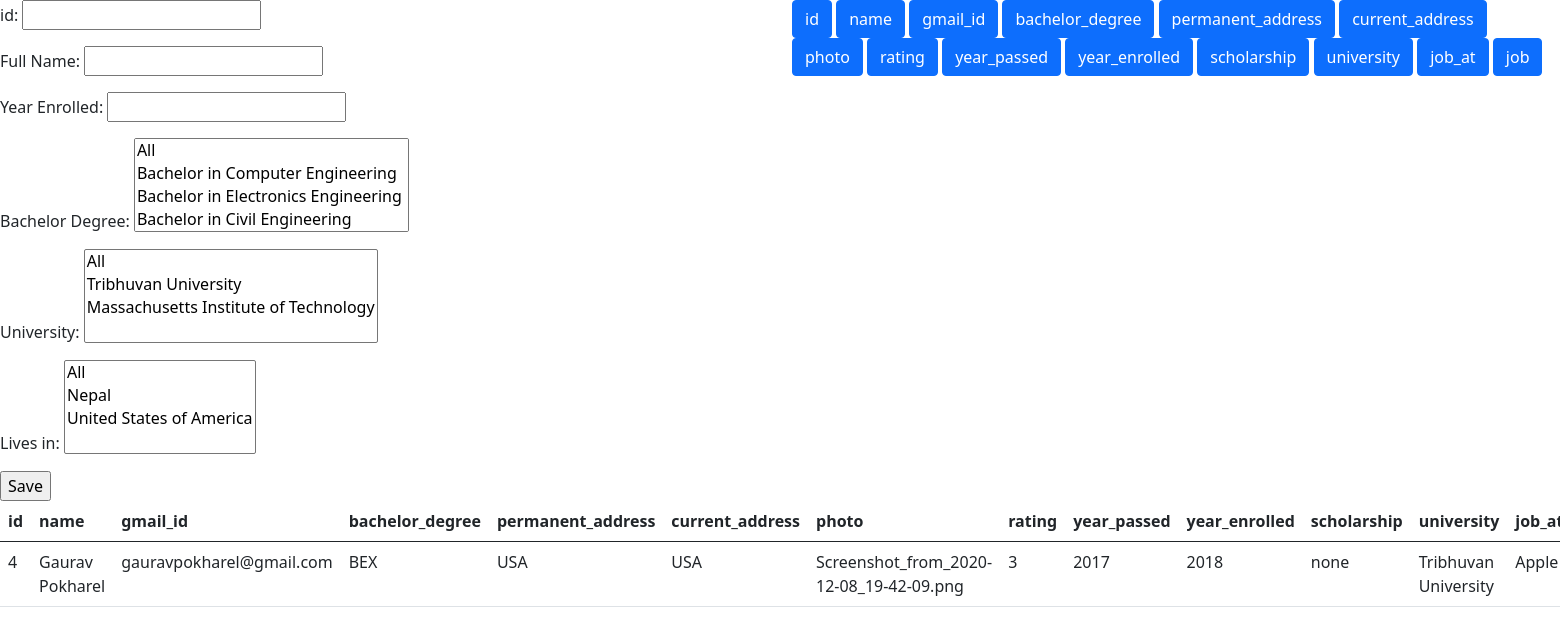
Screenshot of /table/ with the database file from the repository.
### records/models.py (models this page shows, shortened)
class Student(models.Model):
    objects = models.Manager()
    name=models.CharField(max_length=50)
    gmail_id=models.EmailField(max_length=50)
    bachelor_degree=models.CharField(choices=FACULTY, max_length=50)
    permanent_address=models.ForeignKey(Address, on_delete=models.CASCADE, related_name='address_permanent')
    current_address=models.ForeignKey(Address, on_delete=models.CASCADE, related_name='address_temporary')
    photo=models.ImageField()
    rating=models.IntegerField(validators=[rating_validator])
    year_passed=models.IntegerField(choices=YEAR_CHOICES, default=datetime.datetime.now().year)
    year_enrolled=models.IntegerField(choices=YEAR_CHOICES, default=datetime.datetime.now().year)
    scholarship=models.CharField(max_length=50)
    university=models.ForeignKey(University, on_delete=models.CASCADE)
    job_at=models.CharField(max_length=50, choices=JOB_AT)
    job=models.CharField(max_length=50, default="None")

class Address(models.Model):
    country = models.CharField(choices=COUNTRY, max_length=5)
    def __str__(self):
        return str(self.country)

class University(models.Model):
    objects=models.Manager()
    name=models.CharField(max_length=50)
    address=models.ForeignKey(Address, on_delete=models.CASCADE)
    rank=models.IntegerField(unique=True)
    def __str__(self):
        return self.name

### records/views.py (the view, shortened to what this page needs)
# urls.py: path('table/', views.TableView.as_view(), name='main_table'),
class TableView(View):
    template_name = 'table.html'
    def get(self, request):
        queryForm = forms.QueryForm()
        students = models.Student.objects.all()
        context = {
            'query_form' : queryForm,
            'students' : students,
            'fields' : [field.name for field in models.Student._meta.get_fields()]
        }
        return render(request, self.template_name, context)

### records/forms.py
class QueryForm(forms.Form):
    id = forms.IntegerField(label='id', required=False)
    name = forms.CharField(label='Full Name', required=False, max_length=100, widget=forms.TextInput)
    year_enrolled = forms.IntegerField(label='Year Enrolled', required=False)
    bachelor_degree = forms.MultipleChoiceField(label='Bachelor Degree', required=False, choices=FACULTY)
    university = forms.MultipleChoiceField(label='University', required=False, choices=universityTuple())
    current_address = forms.MultipleChoiceField(label='Lives in', required=False, choices=COUNTRY)

### records/templatetags/tags.py (called while the page is built)
@register.filter
def get_obj_attr(obj, attr):
    return getattr(obj, attr)

### records/templates/table.html (shortened to what this page needs)
{% extends 'index.html' %}
{%block content%}
{% load tags %}
<link href="https://cdn.jsdelivr.net/npm/bootstrap@5.0.0-beta1/dist/css/bootstrap.min.css" rel="stylesheet">
<link rel='stylesheet' href='//cdn.datatables.net/1.10.22/css/jquery.dataTables.min.css'>
<div class='row'>
    <div class="col">
        <form method="post">
            {{ query_form.as_p }}
            <input type="submit" value="Save">
        </form>
    </div>
    <div class="col">
        {% for field in fields %}
        <button class="btn btn-primary">{{field}}</button>
        {% endfor %}
    </div>
</div>
<table id='main_table' class="table table-hover">
    <thead>
        <tr>
            {% for field in fields %}
            <th class="{{field}}">
                {{field}}
            </th>
            {% endfor %}
        </tr>
    </thead>
    <tbody>
        {% for student in students %}
        <tr>
            {% for field in fields %}
            <td class="{{field}}">
                {{student|get_obj_attr:field}}
            </td>
            {% endfor %}
        </tr>
        {% endfor %}
    </tbody>
</table>
{% endblock %}

### records/templates/index.html (shortened to what this page needs)
{% load static %}
<!DOCTYPE html>
<html lang="en">
<head>
</head>
<body>
    {% block content %}{% endblock %}
</body>
</html>

### rows the page displays
Student: fields "4" "Gaurav Pokharel" "gauravpokharel@gmail.com" "BEX" "USA" "USA" "Screenshot_from_2020-12-08_19-42-09.png" "3" "2017" "2018" "none" "Tribhuvan University" "Apple"

### other values shown
{{ field }} "id" "name" "gmail_id" "bachelor_degree" "permanent_address" "current_address" "photo" "rating" "year_passed" "year_enrolled" "scholarship" "university" "job_at" "job"
{{ field }} "id" "name" "gmail_id" "bachelor_degree" "permanent_address" "current_address" "photo" "rating" "year_passed" "year_enrolled" "scholarship" "university"
